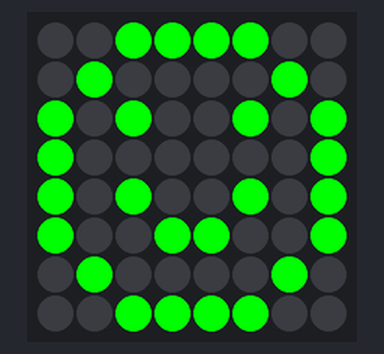
Simulated run of this sketch. Board: Arduino Uno, built with avr-gcc and run on an emulated ATmega328P. Parts: 8×8 RGB LED matrix (first LED top left, wired row by row).

Above: at 0.1 s.
At 1.1 s:
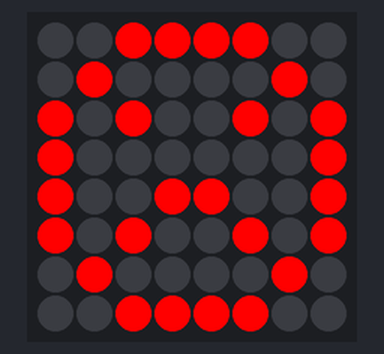

The sketch:

display8x8.ino
```cpp
#include <Wire.h>
#include <Adafruit_GFX.h>
#include "Adafruit_LEDBackpack.h"

Adafruit_BicolorMatrix matrix;

const char* msg = "Hello";

// Send what's been drawn to the display, hold it, then clear for the next frame


void drawSmiley() {
  matrix.clear();
  matrix.drawRoundRect(0, 0, 8, 8, 3,LED_GREEN);
  matrix.drawPixel(2, 2, LED_GREEN);
  matrix.drawPixel(5, 2, LED_GREEN);
  matrix.drawPixel(2, 4, LED_GREEN);
  matrix.drawPixel(5, 4, LED_GREEN);
  matrix.drawLine(3, 5, 4, 5, LED_GREEN);
  matrix.writeDisplay();
}

void drawSad() {
  matrix.clear();
  matrix.drawRoundRect(0, 0, 8, 8, 3, LED_RED);
  matrix.drawPixel(2, 2, LED_RED);
  matrix.drawPixel(5, 2, LED_RED);
  matrix.drawLine(3, 4, 4, 4, LED_RED);
  matrix.drawPixel(2, 5, LED_RED);
  matrix.drawPixel(5, 5, LED_RED);
  matrix.writeDisplay();
}


void setup() {
  matrix.begin(0x70);        // default I2C address
  matrix.setBrightness(8);   // 0-15
  matrix.setRotation(0);     // 0-3, change if it appears sideways
  matrix.setTextWrap(false); // needed for smooth scrolling
  matrix.setTextColor(LED_YELLOW);
}

void loop() {
  drawSmiley();
  delay(1000);

  drawSad();
  delay(1000);
}
```

Measured:
- what the display in image 1 shows lasts 1.0 s, from 1.0 s to 2.0 s
